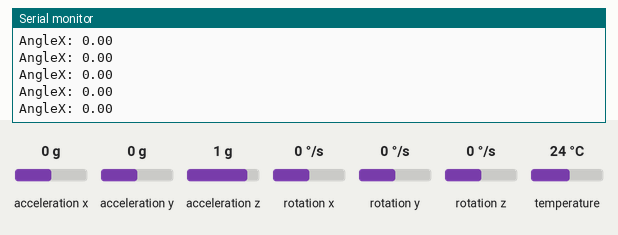
The sketch below on a simulated Arduino Uno, built with avr-gcc and run on an emulated ATmega328P. Shown: the last lines printed to the serial monitor. The test bench sets the inputs (shaded band); at power-on: rotation x 0 °/s, acceleration x 0 g, acceleration y 0 g, acceleration z 1 g, rotation y 0 °/s, rotation z 0 °/s, temperature 24 °C.

Above: at 1.2 s.
1.3 s: rotation x set to -192 °/s
At 2.3 s:
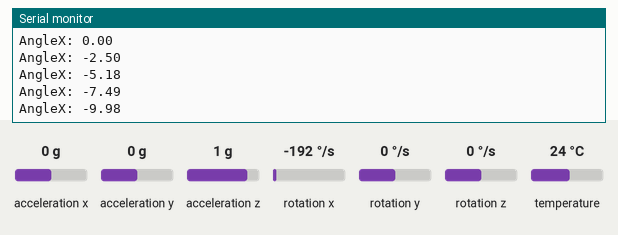
3.7 s: rotation x set to 100 °/s
At 4.6 s:
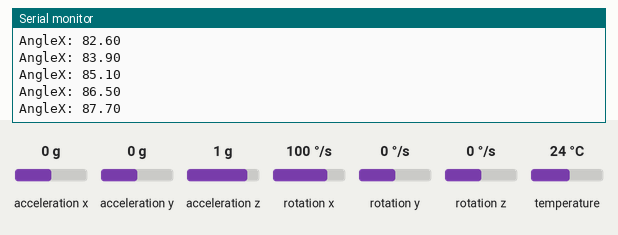
6.7 s: rotation x set to -192 °/s
At 7.2 s:
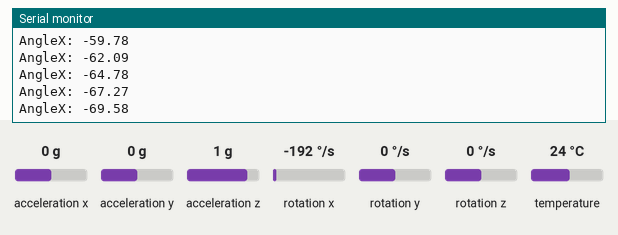
Timing chart, 0 to 9.7 s (numbered marks = the images above; inputs shaded):
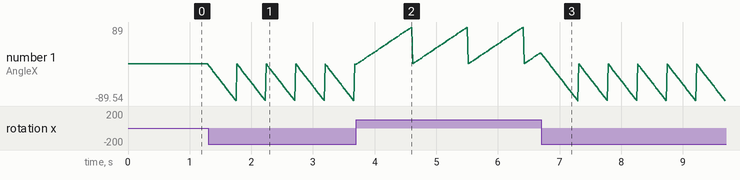

Measured:
- after the input at 1.3 s, the serial monitor: prints a new line at once (image 1)
- plotted number 1: 0 → -2.5 after the input at 1.3 s

The sketch:

Clockwise_then_Counter.ino
```cpp
#include <Adafruit_MPU6050.h>
#include <Adafruit_Sensor.h>
#include <Wire.h>

Adafruit_MPU6050 mpu;

// This variable holds our estimated rotation about X in degrees.
float angleX = 0.0;

unsigned long lastTime = 0;

void setup() {
  Serial.begin(115200);
  while(!Serial){ delay(10); }

  if(!mpu.begin()){
    Serial.println("Failed to find MPU6050 chip");
    while(1){ delay(10); }
  }

  // Recommended ranges/filters — adjust if needed
  mpu.setAccelerometerRange(MPU6050_RANGE_16_G);
  mpu.setGyroRange(MPU6050_RANGE_250_DEG);
  mpu.setFilterBandwidth(MPU6050_BAND_21_HZ);

  lastTime = millis();
}

void loop() {
  sensors_event_t accel, gyro, temp;
  mpu.getEvent(&accel, &gyro, &temp);

  // Time difference in seconds
  unsigned long currentTime = millis();
  float deltaTime = (currentTime - lastTime) / 1000.0;
  lastTime = currentTime;

  // gyro.x is in rad/s; convert to deg/s
  float gyroXDegPerSec = gyro.gyro.x * (180.0 / M_PI);

  // Integrate to find total rotation in degrees
  angleX += gyroXDegPerSec * deltaTime;

  // Check thresholds (±90°)
  if(angleX > 90.0) {
    Serial.println("Key turned ~90° clockwise");
    angleX = 0; // Reset or handle as needed
  }
  else if(angleX < -90.0) {
    Serial.println("Key turned ~90° counterclockwise");
    angleX = 0; // Reset or handle as needed
  }

  // (Optional) Print the integrated angle for debugging
  Serial.print("AngleX: ");
  Serial.println(angleX);

  delay(10);
}
```
